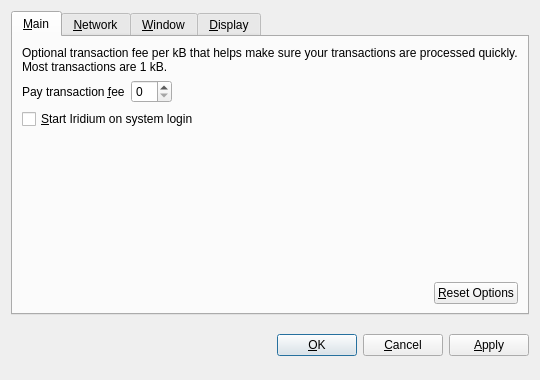
<?xml version="1.0" encoding="UTF-8"?>
<ui version="4.0">
 <class>OptionsDialog</class>
 <widget class="QDialog" name="OptionsDialog">
  <property name="geometry">
   <rect>
    <x>0</x>
    <y>0</y>
    <width>540</width>
    <height>380</height>
   </rect>
  </property>
  <property name="windowTitle">
   <string>Options</string>
  </property>
  <property name="modal">
   <bool>true</bool>
  </property>
  <layout class="QVBoxLayout" name="verticalLayout">
   <item>
    <widget class="QTabWidget" name="tabWidget">
     <property name="tabPosition">
      <enum>QTabWidget::North</enum>
     </property>
     <property name="currentIndex">
      <number>0</number>
     </property>
     <widget class="QWidget" name="tabMain">
      <attribute name="title">
       <string>&amp;Main</string>
      </attribute>
      <layout class="QVBoxLayout" name="verticalLayout_Main">
       <item>
        <widget class="QLabel" name="transactionFeeInfoLabel">
         <property name="text">
          <string>Optional transaction fee per kB that helps make sure your transactions are processed quickly. Most transactions are 1 kB.</string>
         </property>
         <property name="textFormat">
          <enum>Qt::PlainText</enum>
         </property>
         <property name="wordWrap">
          <bool>true</bool>
         </property>
        </widget>
       </item>
       <item>
        <layout class="QHBoxLayout" name="horizontalLayout_1_Main">
         <item>
          <widget class="QLabel" name="transactionFeeLabel">
           <property name="text">
            <string>Pay transaction &amp;fee</string>
           </property>
           <property name="textFormat">
            <enum>Qt::PlainText</enum>
           </property>
           <property name="buddy">
            <cstring>transactionFee</cstring>
           </property>
          </widget>
         </item>
         <item>
          <widget class="BitcoinAmountField" name="transactionFee"/>
         </item>
         <item>
          <spacer name="horizontalSpacer_1_Main">
           <property name="orientation">
            <enum>Qt::Horizontal</enum>
           </property>
           <property name="sizeHint" stdset="0">
            <size>
             <width>40</width>
             <height>20</height>
            </size>
           </property>
          </spacer>
         </item>
        </layout>
       </item>
       <item>
        <widget class="QCheckBox" name="bitcoinAtStartup">
         <property name="toolTip">
          <string>Automatically start Iridium after logging in to the system.</string>
         </property>
         <property name="text">
          <string>&amp;Start Iridium on system login</string>
         </property>
        </widget>
       </item>
       <item>
        <spacer name="verticalSpacer_Main">
         <property name="orientation">
          <enum>Qt::Vertical</enum>
         </property>
         <property name="sizeHint" stdset="0">
          <size>
           <width>20</width>
           <height>40</height>
          </size>
         </property>
        </spacer>
       </item>
       <item>
        <layout class="QHBoxLayout" name="horizontalLayout_2_Main">
         <item>
          <spacer name="horizontalSpacer_2_Main">
           <property name="orientation">
            <enum>Qt::Horizontal</enum>
           </property>
           <property name="sizeHint" stdset="0">
            <size>
             <width>40</width>
             <height>20</height>
            </size>
           </property>
          </spacer>
         </item>
         <item>
          <widget class="QPushButton" name="resetButton">
           <property name="toolTip">
            <string>Reset all client options to default.</string>
           </property>
           <property name="text">
            <string>&amp;Reset Options</string>
           </property>
           <property name="autoDefault">
            <bool>false</bool>
           </property>
          </widget>
         </item>
        </layout>
       </item>
      </layout>
     </widget>
     <widget class="QWidget" name="tabNetwork">
      <attribute name="title">
       <string>&amp;Network</string>
      </attribute>
      <layout class="QVBoxLayout" name="verticalLayout_Network">
       <item>
        <widget class="QCheckBox" name="mapPortUpnp">
         <property name="toolTip">
          <string>Automatically open the Iridium client port on the router. This only works when your router supports UPnP and it is enabled.</string>
         </property>
         <property name="text">
          <string>Map port using &amp;UPnP</string>
         </property>
        </widget>
       </item>
       <item>
        <widget class="QCheckBox" name="connectSocks">
         <property name="toolTip">
          <string>Connect to the Iridium network through a SOCKS proxy (e.g. when connecting through Tor).</string>
         </property>
         <property name="text">
          <string>&amp;Connect through SOCKS proxy:</string>
         </property>
        </widget>
       </item>
       <item>
        <layout class="QHBoxLayout" name="horizontalLayout_Network">
         <item>
          <widget class="QLabel" name="proxyIpLabel">
           <property name="text">
            <string>Proxy &amp;IP:</string>
           </property>
           <property name="textFormat">
            <enum>Qt::PlainText</enum>
           </property>
           <property name="buddy">
            <cstring>proxyIp</cstring>
           </property>
          </widget>
         </item>
         <item>
          <widget class="QValidatedLineEdit" name="proxyIp">
           <property name="maximumSize">
            <size>
             <width>140</width>
             <height>16777215</height>
            </size>
           </property>
           <property name="toolTip">
            <string>IP address of the proxy (e.g. 127.0.0.1)</string>
           </property>
          </widget>
         </item>
         <item>
          <widget class="QLabel" name="proxyPortLabel">
           <property name="text">
            <string>&amp;Port:</string>
           </property>
           <property name="textFormat">
            <enum>Qt::PlainText</enum>
           </property>
           <property name="buddy">
            <cstring>proxyPort</cstring>
           </property>
          </widget>
         </item>
         <item>
          <widget class="QLineEdit" name="proxyPort">
           <property name="maximumSize">
            <size>
             <width>55</width>
             <height>16777215</height>
            </size>
           </property>
           <property name="toolTip">
            <string>Port of the proxy (e.g. 9050)</string>
           </property>
          </widget>
         </item>
         <item>
          <widget class="QLabel" name="socksVersionLabel">
           <property name="text">
            <string>SOCKS &amp;Version:</string>
           </property>
           <property name="textFormat">
            <enum>Qt::PlainText</enum>
           </property>
           <property name="buddy">
            <cstring>socksVersion</cstring>
           </property>
          </widget>
         </item>
         <item>
          <widget class="QValueComboBox" name="socksVersion">
           <property name="toolTip">
            <string>SOCKS version of the proxy (e.g. 5)</string>
           </property>
          </widget>
         </item>
         <item>
          <spacer name="horizontalSpacer_Network">
           <property name="orientation">
            <enum>Qt::Horizontal</enum>
           </property>
           <property name="sizeHint" stdset="0">
            <size>
             <width>40</width>
             <height>20</height>
            </size>
           </property>
          </spacer>
         </item>
        </layout>
       </item>
       <item>
        <spacer name="verticalSpacer_Network">
         <property name="orientation">
          <enum>Qt::Vertical</enum>
         </property>
         <property name="sizeHint" stdset="0">
          <size>
           <width>20</width>
           <height>40</height>
          </size>
         </property>
        </spacer>
       </item>
      </layout>
     </widget>
     <widget class="QWidget" name="tabWindow">
      <attribute name="title">
       <string>&amp;Window</string>
      </attribute>
      <layout class="QVBoxLayout" name="verticalLayout_Window">
       <item>
        <widget class="QCheckBox" name="minimizeToTray">
         <property name="toolTip">
          <string>Show only a tray icon after minimizing the window.</string>
         </property>
         <property name="text">
          <string>&amp;Minimize to the tray instead of the taskbar</string>
         </property>
        </widget>
       </item>
       <item>
        <widget class="QCheckBox" name="minimizeOnClose">
         <property name="toolTip">
          <string>Minimize instead of exit the application when the window is closed. When this option is enabled, the application will be closed only after selecting Quit in the menu.</string>
         </property>
         <property name="text">
          <string>M&amp;inimize on close</string>
         </property>
        </widget>
       </item>
       <item>
        <spacer name="verticalSpacer_Window">
         <property name="orientation">
          <enum>Qt::Vertical</enum>
         </property>
         <property name="sizeHint" stdset="0">
          <size>
           <width>20</width>
           <height>40</height>
          </size>
         </property>
        </spacer>
       </item>
      </layout>
     </widget>
     <widget class="QWidget" name="tabDisplay">
      <attribute name="title">
       <string>&amp;Display</string>
      </attribute>
      <layout class="QVBoxLayout" name="verticalLayout_Display">
       <item>
        <layout class="QHBoxLayout" name="horizontalLayout_1_Display">
         <item>
          <widget class="QLabel" name="langLabel">
           <property name="text">
            <string>User Interface &amp;language:</string>
           </property>
           <property name="textFormat">
            <enum>Qt::PlainText</enum>
           </property>
           <property name="buddy">
            <cstring>lang</cstring>
           </property>
          </widget>
         </item>
         <item>
          <widget class="QValueComboBox" name="lang">
           <property name="toolTip">
            <string>The user interface language can be set here. This setting will take effect after restarting Iridium.</string>
           </property>
          </widget>
         </item>
        </layout>
       </item>
       <item>
        <layout class="QHBoxLayout" name="horizontalLayout_2_Display">
         <item>
          <widget class="QLabel" name="unitLabel">
           <property name="text">
            <string>&amp;Unit to show amounts in:</string>
           </property>
           <property name="textFormat">
            <enum>Qt::PlainText</enum>
           </property>
           <property name="buddy">
            <cstring>unit</cstring>
           </property>
          </widget>
         </item>
         <item>
          <widget class="QValueComboBox" name="unit">
           <property name="toolTip">
            <string>Choose the default subdivision unit to show in the interface and when sending coins.</string>
           </property>
          </widget>
         </item>
        </layout>
       </item>
       <item>
        <widget class="QCheckBox" name="displayAddresses">
         <property name="toolTip">
          <string>Whether to show Iridium addresses in the transaction list or not.</string>
         </property>
         <property name="text">
          <string>&amp;Display addresses in transaction list</string>
         </property>
        </widget>
       </item>
       <item>
        <widget class="QCheckBox" name="coinControlFeatures">
         <property name="toolTip">
          <string>Whether to show coin control features or not.</string>
         </property>
         <property name="text">
          <string>Display coin &amp;control features (experts only!)</string>
         </property>
        </widget>
       </item>
       <item>
        <spacer name="verticalSpacer_Display">
         <property name="orientation">
          <enum>Qt::Vertical</enum>
         </property>
         <property name="sizeHint" stdset="0">
          <size>
           <width>20</width>
           <height>40</height>
          </size>
         </property>
        </spacer>
       </item>
      </layout>
     </widget>
    </widget>
   </item>
   <item>
    <layout class="QHBoxLayout" name="horizontalLayout_Buttons">
     <item>
      <spacer name="horizontalSpacer_1">
       <property name="orientation">
        <enum>Qt::Horizontal</enum>
       </property>
       <property name="sizeHint" stdset="0">
        <size>
         <width>40</width>
         <height>48</height>
        </size>
       </property>
      </spacer>
     </item>
     <item>
      <widget class="QLabel" name="statusLabel">
       <property name="font">
        <font>
         <weight>75</weight>
         <bold>true</bold>
        </font>
       </property>
       <property name="text">
        <string/>
       </property>
       <property name="textFormat">
        <enum>Qt::PlainText</enum>
       </property>
       <property name="wordWrap">
        <bool>true</bool>
       </property>
      </widget>
     </item>
     <item>
      <spacer name="horizontalSpacer_2">
       <property name="orientation">
        <enum>Qt::Horizontal</enum>
       </property>
       <property name="sizeHint" stdset="0">
        <size>
         <width>40</width>
         <height>48</height>
        </size>
       </property>
      </spacer>
     </item>
     <item>
      <widget class="QPushButton" name="okButton">
       <property name="text">
        <string>&amp;OK</string>
       </property>
      </widget>
     </item>
     <item>
      <widget class="QPushButton" name="cancelButton">
       <property name="text">
        <string>&amp;Cancel</string>
       </property>
       <property name="autoDefault">
        <bool>false</bool>
       </property>
      </widget>
     </item>
     <item>
      <widget class="QPushButton" name="applyButton">
       <property name="text">
        <string>&amp;Apply</string>
       </property>
       <property name="autoDefault">
        <bool>false</bool>
       </property>
      </widget>
     </item>
    </layout>
   </item>
  </layout>
 </widget>
 <customwidgets>
  <customwidget>
   <class>BitcoinAmountField</class>
   <extends>QSpinBox</extends>
   <header>bitcoinamountfield.h</header>
  </customwidget>
  <customwidget>
   <class>QValueComboBox</class>
   <extends>QComboBox</extends>
   <header>qvaluecombobox.h</header>
  </customwidget>
  <customwidget>
   <class>QValidatedLineEdit</class>
   <extends>QLineEdit</extends>
   <header>qvalidatedlineedit.h</header>
  </customwidget>
 </customwidgets>
 <resources/>
 <connections/>
</ui>
